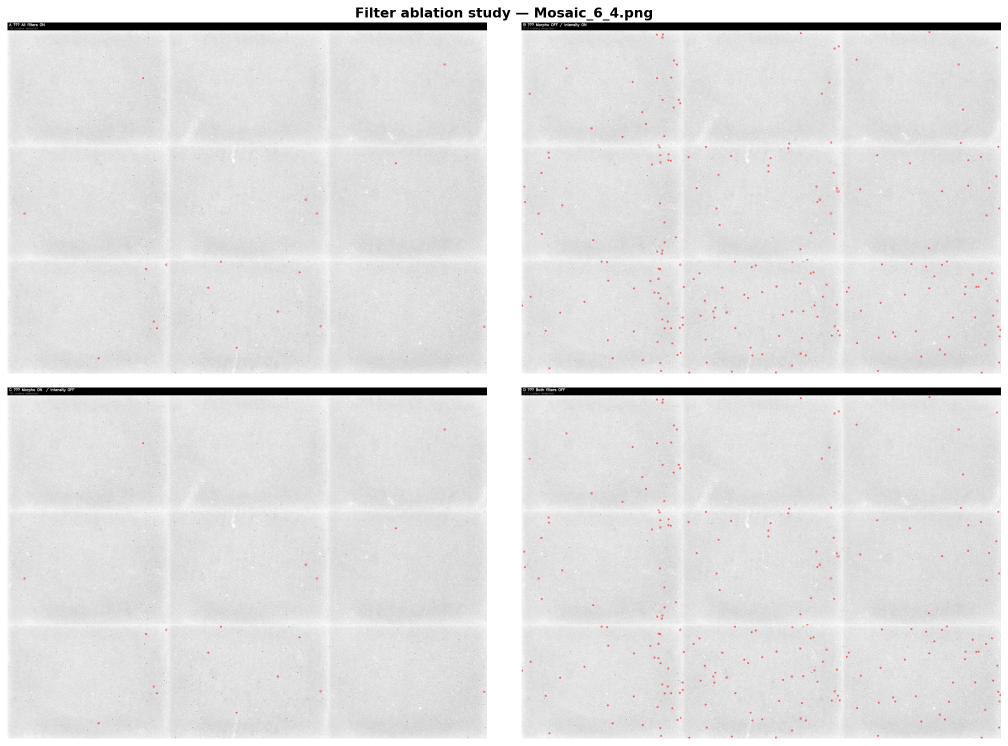
#> input picture report_figures/debug_filters_output.png, 2016 x 1492 px (shown at 1/2 size)
$ python -i debug_filters.py   (imports and definitions only)
#> lines starting #> are read from the running program, lines starting #| are printed output that depends on the picture; after the words box and inside, x2 and y2 are one past the last pixel; in counts of white or black regions, pixels touching at a corner belong together
#!/usr/bin/env python3
"""
debug_filters.py
================
Shows crater detection results on a mosaic's raw images under 4 filter configs:
  A) All filters ON (baseline)
  B) Morphological filter OFF (interior ≥ ring)
  C) Intensity filter OFF
  D) Both morphological AND intensity filters OFF

Produces a 2×2 grid of annotated mosaics for visual comparison.

Run from the project root:
    .venv/bin/python scripts/debug_filters.py
"""
import sys, os
sys.path.insert(0, os.path.abspath(os.path.join(os.path.dirname(__file__), "..", "..")))

import cv2
import numpy as np
import json
import re
import matplotlib.pyplot as plt
import matplotlib.patches as mpatches

# ─── CONFIG ────────────────────────────────────────────────────────────────
PROJECT_ROOT = os.path.abspath(os.path.join(os.path.dirname(__file__), "..", ".."))
# [2 lines not run here, left out]

TARGET_MOSAIC  = "Mosaic_6_4.png"
# [1 line that did not run here, left out]
# [1 line that did not run here, left out]
# [1 line that did not run here, left out]
# [1 line that did not run here, left out]

# [1 line that did not run here, left out]
# [1 line that did not run here, left out]
# [1 line that did not run here, left out]
# [1 line that did not run here, left out]
# [1 line that did not run here, left out]

SCALE       = 0.30          # downscale each image for the composite view
COLS        = 3             # images per mosaic row

# ─── LOAD IMAGE LIST ────────────────────────────────────────────────────────
# [6 lines not run here, left out]

# [1 line that did not run here, left out]
# [1 line not run here, left out]

# ─── DETECTION FUNCTION (parametrised filters) ──────────────────────────────
def detect(img_path, use_morpho=True, use_intensity=True):
    """Returns list of (cx, cy, minor, major) in original pixel coords."""
#> called with use_morpho = True, use_intensity = True
    img_color   = cv2.imread(img_path, cv2.IMREAD_COLOR)
#> img_color is the input picture: shape (1492, 2016, 3); mean B, G, R 223, 223, 223.3
    if img_color is None:
        return []
    green       = img_color[:, :, 1]
    blurred     = cv2.GaussianBlur(green, (5, 5), 0)
    med         = np.median(blurred)
#> med = 225
    edges       = cv2.Canny(blurred, int(med * 0.66), int(med * 1.33))
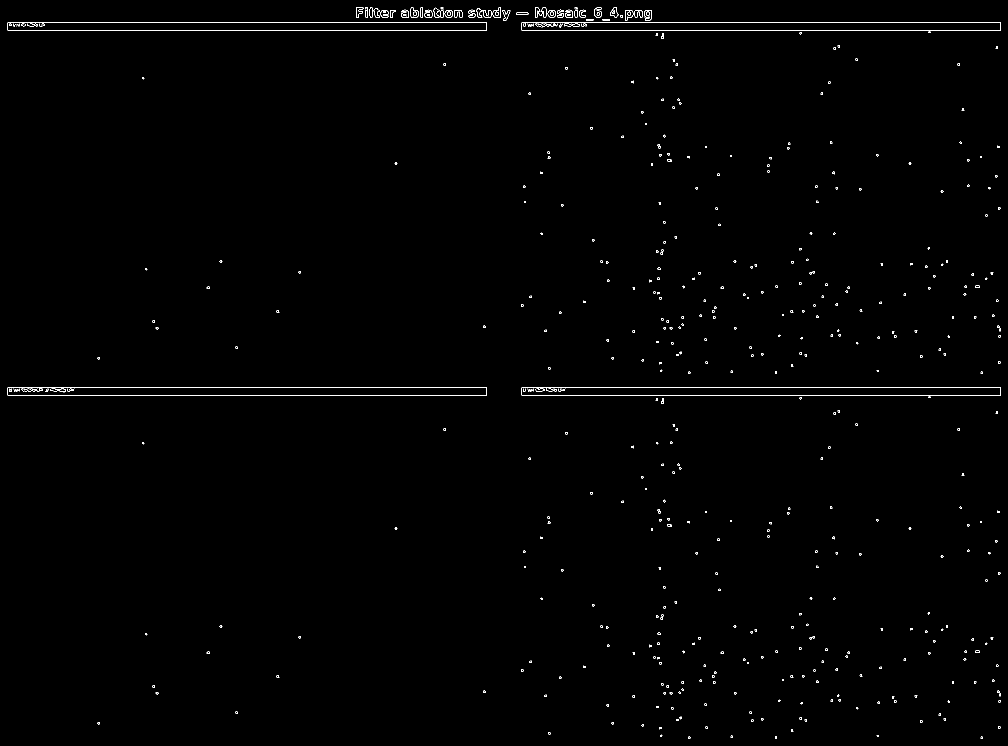
#> edges: shape (1492, 2016) (shown at 1/2 size); 0.58% white in thin lines or dots
    contours, _ = cv2.findContours(edges, cv2.RETR_EXTERNAL, cv2.CHAIN_APPROX_SIMPLE)
#> contours = 463 contours, 419 with area under 20; largest, box (x1, y1, x2, y2) and area: (14, 44, 974, 61) 15324, (1042, 774, 2002, 791) 15323, (14, 774, 974, 791) 15318, (1042, 44, 2002, 61) 15316, (1288, 20, 1304, 42) 252

    results = []
    for cnt in contours:
        if len(cnt) < 5:
            continue
        area = cv2.contourArea(cnt)
        if not (MIN_AREA <= area <= MAX_AREA):
            continue
        perim = cv2.arcLength(cnt, True)
        if perim == 0 or (4 * np.pi * area / perim**2) < 0.25:
            continue

        ellipse = cv2.fitEllipse(cnt)
        (ex, ey), (eMA, ema), eangle = ellipse

        # ── Morphological filter ────────────────────────────────────────────
        if use_morpho:
            ex_i, ey_i   = int(ex), int(ey)
            r_inner      = max(1, int(min(eMA, ema) / 2 * 0.6))
            r_outer      = max(2, int(min(eMA, ema) / 2 * 1.4))
            h, w         = green.shape
            ys_g, xs_g   = np.ogrid[:h, :w]
            d2           = (xs_g - ex_i)**2 + (ys_g - ey_i)**2
            int_mask     = d2 < r_inner**2
            ring_mask    = (d2 >= r_inner**2) & (d2 < r_outer**2)
            m_int        = float(np.mean(green[int_mask]))  if np.any(int_mask)  else 0.0
            m_ring       = float(np.mean(green[ring_mask])) if np.any(ring_mask) else 0.0
            if m_int < m_ring - 5:
                continue

        # ── Intensity filter ────────────────────────────────────────────────
        if use_intensity:
            mask = np.zeros(green.shape, dtype=np.uint8)
            cv2.ellipse(mask, ellipse, (255,), thickness=-1)
            px   = green[mask == 255]
            mean = float(np.mean(px)) if px.size > 0 else 0.0
            if not (MIN_INT <= mean <= MAX_INT):
                continue

        results.append((ex, ey, eMA, ema))
#> this loop made 1 pass
#> area on pass 1: 10
#> after the loop, results = []
    return results

# ─── BUILD COMPOSITE PANEL ──────────────────────────────────────────────────
configs = [
    ("A — All filters ON",                       True,  True),
    ("B — Morpho OFF / Intensity ON",            False, True),
    ("C — Morpho ON  / Intensity OFF",           True,  False),
    ("D — Both filters OFF",                     False, False),
]
COLORS = [
    (0, 0, 220),     # A: blue
    (0, 180, 0),     # B: green
    (220, 120, 0),   # C: orange
    (180, 0, 180),   # D: magenta
]

panels = []   # one annotated mosaic per config

# [51 lines not run here, left out]

# ─── DISPLAY 2×2 GRID ───────────────────────────────────────────────────────
OUT_PATH = os.path.join(PROJECT_ROOT, "report_figures", "debug_filters_output.png")

fig, axes = plt.subplots(2, 2, figsize=(14, 10), dpi=100)
# [13 lines not run here, left out]

#> (the run stopped early here; a loop or call above may not have finished)
